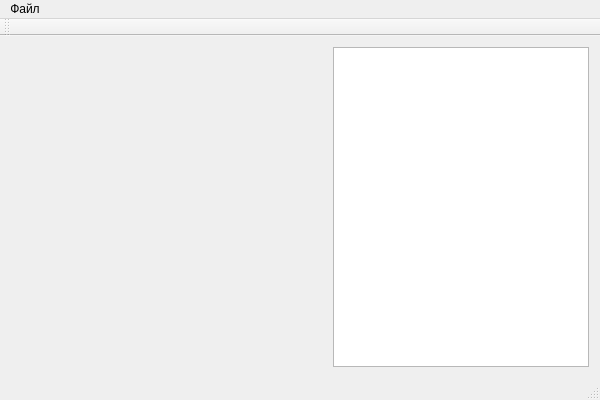
<?xml version="1.0" encoding="UTF-8"?>
<ui version="4.0">
 <class>ANPRApp</class>
 <widget class="QMainWindow" name="ANPRApp">
  <property name="geometry">
   <rect>
    <x>0</x>
    <y>0</y>
    <width>600</width>
    <height>400</height>
   </rect>
  </property>
  <property name="windowTitle">
   <string>anprapp</string>
  </property>
  <widget class="QWidget" name="centralWidget">
   <layout class="QHBoxLayout" name="horizontalLayout">
    <item>
     <widget class="ImageWidget" name="imageWidget" native="true">
      <property name="sizePolicy">
       <sizepolicy hsizetype="Expanding" vsizetype="Expanding">
        <horstretch>0</horstretch>
        <verstretch>0</verstretch>
       </sizepolicy>
      </property>
     </widget>
    </item>
    <item>
     <widget class="QListWidget" name="listWidget">
      <property name="sizePolicy">
       <sizepolicy hsizetype="Preferred" vsizetype="Preferred">
        <horstretch>0</horstretch>
        <verstretch>0</verstretch>
       </sizepolicy>
      </property>
     </widget>
    </item>
   </layout>
  </widget>
  <widget class="QMenuBar" name="menuBar">
   <property name="geometry">
    <rect>
     <x>0</x>
     <y>0</y>
     <width>600</width>
     <height>21</height>
    </rect>
   </property>
   <widget class="QMenu" name="fileMenu">
    <property name="title">
     <string>Файл</string>
    </property>
    <addaction name="openFileAction"/>
    <addaction name="openStreamAction"/>
    <addaction name="openWebCamAction"/>
   </widget>
   <addaction name="fileMenu"/>
  </widget>
  <widget class="QToolBar" name="mainToolBar">
   <attribute name="toolBarArea">
    <enum>TopToolBarArea</enum>
   </attribute>
   <attribute name="toolBarBreak">
    <bool>false</bool>
   </attribute>
  </widget>
  <widget class="QStatusBar" name="statusBar"/>
  <action name="openFileAction">
   <property name="text">
    <string>Открыть файл</string>
   </property>
  </action>
  <action name="openStreamAction">
   <property name="text">
    <string>Открыть поток</string>
   </property>
  </action>
  <action name="openWebCamAction">
   <property name="text">
    <string>Открыть WebCam</string>
   </property>
  </action>
 </widget>
 <layoutdefault spacing="6" margin="11"/>
 <customwidgets>
  <customwidget>
   <class>ImageWidget</class>
   <extends>QWidget</extends>
   <header>imagewidget.h</header>
   <container>1</container>
  </customwidget>
 </customwidgets>
 <resources>
  <include location="anprapp.qrc"/>
 </resources>
 <connections>
  <connection>
   <sender>openFileAction</sender>
   <signal>triggered()</signal>
   <receiver>ANPRApp</receiver>
   <slot>openFileAction_triggered()</slot>
   <hints>
    <hint type="sourcelabel">
     <x>-1</x>
     <y>-1</y>
    </hint>
    <hint type="destinationlabel">
     <x>299</x>
     <y>199</y>
    </hint>
   </hints>
  </connection>
  <connection>
   <sender>openStreamAction</sender>
   <signal>triggered()</signal>
   <receiver>ANPRApp</receiver>
   <slot>openStreamAction_triggered()</slot>
   <hints>
    <hint type="sourcelabel">
     <x>-1</x>
     <y>-1</y>
    </hint>
    <hint type="destinationlabel">
     <x>299</x>
     <y>199</y>
    </hint>
   </hints>
  </connection>
  <connection>
   <sender>openWebCamAction</sender>
   <signal>triggered()</signal>
   <receiver>ANPRApp</receiver>
   <slot>openWebCamAction_triggered()</slot>
   <hints>
    <hint type="sourcelabel">
     <x>-1</x>
     <y>-1</y>
    </hint>
    <hint type="destinationlabel">
     <x>299</x>
     <y>199</y>
    </hint>
   </hints>
  </connection>
 </connections>
 <slots>
  <slot>openFileAction_triggered()</slot>
  <slot>openStreamAction_triggered()</slot>
  <slot>openWebCamAction_triggered()</slot>
 </slots>
</ui>
